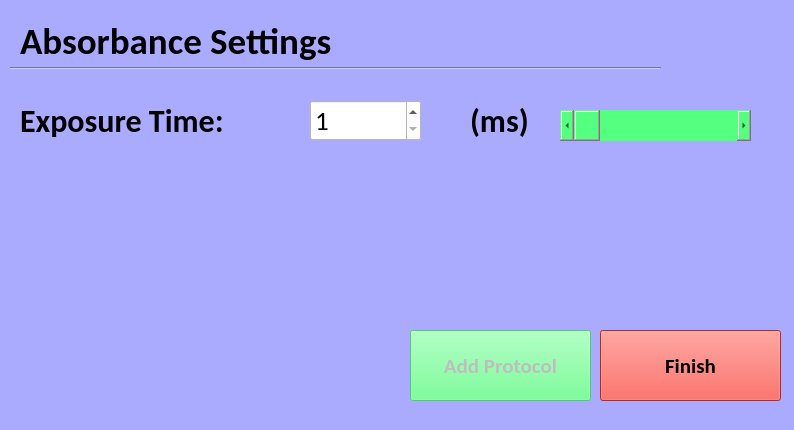
<?xml version="1.0" encoding="UTF-8"?>
<ui version="4.0">
 <class>Form</class>
 <widget class="QWidget" name="Form">
  <property name="geometry">
   <rect>
    <x>0</x>
    <y>0</y>
    <width>794</width>
    <height>430</height>
   </rect>
  </property>
  <property name="windowTitle">
   <string>Form</string>
  </property>
  <property name="styleSheet">
   <string notr="true">background-color: rgb(170, 170, 255);</string>
  </property>
  <widget class="Line" name="line">
   <property name="geometry">
    <rect>
     <x>10</x>
     <y>60</y>
     <width>651</width>
     <height>16</height>
    </rect>
   </property>
   <property name="orientation">
    <enum>Qt::Horizontal</enum>
   </property>
  </widget>
  <widget class="QLabel" name="label">
   <property name="geometry">
    <rect>
     <x>20</x>
     <y>20</y>
     <width>711</width>
     <height>41</height>
    </rect>
   </property>
   <property name="font">
    <font>
     <family>Calibri</family>
     <pointsize>28</pointsize>
     <weight>75</weight>
     <bold>true</bold>
    </font>
   </property>
   <property name="text">
    <string>Absorbance Settings </string>
   </property>
  </widget>
  <widget class="QSpinBox" name="exposureTimeSpinBox">
   <property name="geometry">
    <rect>
     <x>310</x>
     <y>100</y>
     <width>111</width>
     <height>41</height>
    </rect>
   </property>
   <property name="font">
    <font>
     <family>Calibri</family>
     <pointsize>20</pointsize>
    </font>
   </property>
   <property name="styleSheet">
    <string notr="true">background-color: rgb(255, 255, 255);</string>
   </property>
   <property name="minimum">
    <number>1</number>
   </property>
   <property name="maximum">
    <number>6500</number>
   </property>
  </widget>
  <widget class="QLabel" name="label_2">
   <property name="geometry">
    <rect>
     <x>20</x>
     <y>100</y>
     <width>431</width>
     <height>41</height>
    </rect>
   </property>
   <property name="font">
    <font>
     <family>Calibri</family>
     <pointsize>24</pointsize>
     <weight>75</weight>
     <bold>true</bold>
    </font>
   </property>
   <property name="text">
    <string>Exposure Time:</string>
   </property>
  </widget>
  <widget class="QLabel" name="label_3">
   <property name="geometry">
    <rect>
     <x>470</x>
     <y>100</y>
     <width>141</width>
     <height>41</height>
    </rect>
   </property>
   <property name="font">
    <font>
     <family>Calibri</family>
     <pointsize>24</pointsize>
     <weight>75</weight>
     <bold>true</bold>
    </font>
   </property>
   <property name="text">
    <string>(ms)</string>
   </property>
  </widget>
  <widget class="QPushButton" name="finishButton">
   <property name="geometry">
    <rect>
     <x>600</x>
     <y>330</y>
     <width>181</width>
     <height>71</height>
    </rect>
   </property>
   <property name="font">
    <font>
     <family>Calibri</family>
     <pointsize>16</pointsize>
     <weight>75</weight>
     <bold>true</bold>
    </font>
   </property>
   <property name="styleSheet">
    <string notr="true">background-color: rgb(255, 57, 43);</string>
   </property>
   <property name="text">
    <string>Finish</string>
   </property>
  </widget>
  <widget class="QPushButton" name="addProtocolButton">
   <property name="enabled">
    <bool>false</bool>
   </property>
   <property name="geometry">
    <rect>
     <x>410</x>
     <y>330</y>
     <width>181</width>
     <height>71</height>
    </rect>
   </property>
   <property name="font">
    <font>
     <family>Calibri</family>
     <pointsize>16</pointsize>
     <weight>75</weight>
     <bold>true</bold>
    </font>
   </property>
   <property name="styleSheet">
    <string notr="true">background-color: rgb(85, 255, 127);</string>
   </property>
   <property name="text">
    <string>Add Protocol</string>
   </property>
  </widget>
  <widget class="QScrollBar" name="exposureTimeScrollBar">
   <property name="geometry">
    <rect>
     <x>560</x>
     <y>110</y>
     <width>191</width>
     <height>31</height>
    </rect>
   </property>
   <property name="styleSheet">
    <string notr="true">background-color: rgb(85, 255, 127);</string>
   </property>
   <property name="minimum">
    <number>1</number>
   </property>
   <property name="maximum">
    <number>6500</number>
   </property>
   <property name="orientation">
    <enum>Qt::Horizontal</enum>
   </property>
  </widget>
  <zorder>label_2</zorder>
  <zorder>line</zorder>
  <zorder>label_3</zorder>
  <zorder>finishButton</zorder>
  <zorder>addProtocolButton</zorder>
  <zorder>exposureTimeSpinBox</zorder>
  <zorder>label</zorder>
  <zorder>exposureTimeScrollBar</zorder>
 </widget>
 <resources/>
 <connections/>
</ui>
